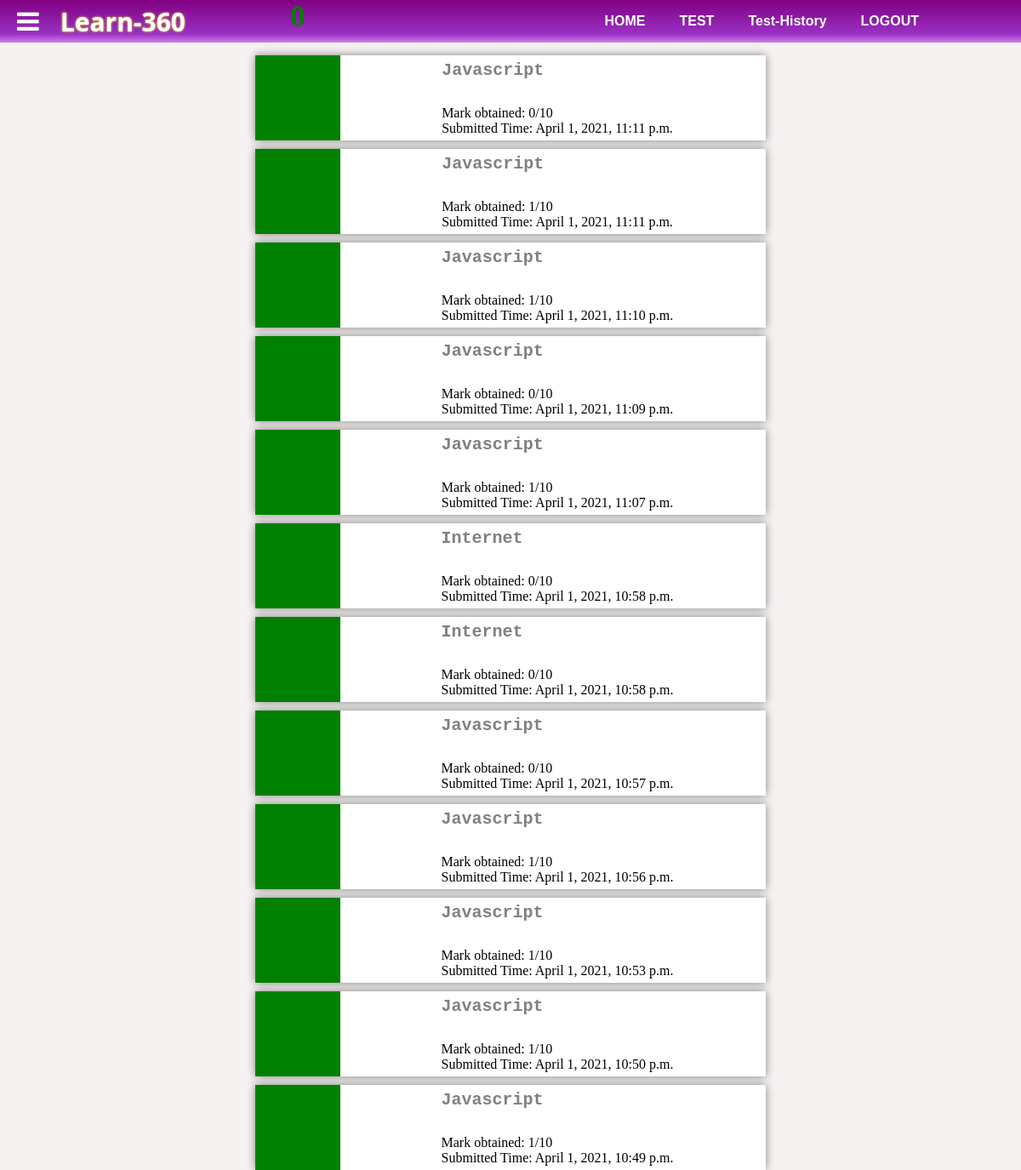
Page /exam/quiz/history/ (signed in) on the committed database.
### exam/models.py (models this page shows, shortened)
class UserSubjectsheet(models.Model):
    attempted = models.SmallIntegerField(default=0)
    user = models.ForeignKey(Learn360User,default=None, on_delete=models.CASCADE)
    exam_subject_id = models.ForeignKey(ExamSubject,default=None, on_delete=models.CASCADE)
    total_mark = models.SmallIntegerField(default=0)
    submitted_on = models.DateTimeField(default=datetime.now, blank=True,null=True)

class ExamSubject(models.Model):
    subject = models.CharField(max_length=250,default=None)
    total_mark = models.PositiveSmallIntegerField(default=0)
    exam_time = models.DurationField(default=0)
    exam_start_time = models.DateTimeField(default=datetime.now, blank=True,null=True)
    exam_created_by = models.ForeignKey(Learn360User, default=None, on_delete=models.CASCADE)
    subject_image = models.ImageField(upload_to='media/exam_subject/')
    no_of_attempt = models.PositiveSmallIntegerField(default=1)

### exam/views.py (the view)
# urls.py: path('quiz/history/',test_history,name='test_history'),
@login_required(login_url='/user/accounts/login/')
def test_history(request):
    USS = UserSubjectsheet.objects.filter(user=request.user.id).all().order_by('-submitted_on')
    params = {
        'USS':USS,
    }
    return render(request,'home/testhistory.html',params)

### templates/home/testhistory.html (shortened to what this page needs)
{% extends "home/base1.html" %}
{% load static %}
{% block head %}
<link
rel="stylesheet"
type="text/css"
href="{% static 'css/testhistory.css' %}"
/>{% endblock %}
{% block content %}
    <div class="container" style="margin-top: 65px;">
    {% for i in USS %}
    <div class="history-container">
      <div class="score">
        <p id="test-score">{{i.total_mark}}</p>
      </div>
      <div class="subject">
        <div class="subject-name">
          <h6>{{i.exam_subject_id.subject}}</h6>
          <div class="data">
        Mark obtained: {{i.total_mark}}/{{i.exam_subject_id.total_mark}}<br>
        Submitted Time: {{i.submitted_on}}
          </div>
        </div>
      </div>
    </div>
    {% endfor %}
</div>
{% endblock %} {% block footer %} {% endblock %}

### static/css/index.css (style rules this page uses)
body { margin:0; padding:0; }

### static/css/testhistory.css (style rules this page uses)
body { background-color: rgb(247, 242, 242); }
.history-container { width:95%; height:100px; margin:auto; margin-top:10px; display: flex; background-color:white; box-shadow: 0px 0px 10px grey; }
.history-container .score { width:100px; background-color:green; text-align: center; padding-top:5px; }
.history-container .score p { color:green; font-size: 35px; font-weight:bolder; position: absolute; margin-top:-70px; width:100px; }
.history-container .subject { padding-left: 10px; display: block; margin:auto; }
.history-container .subject-name { margin-left:0px; }
.history-container h6 { font-size:20px; margin: 0; color:grey; font-family: monospace; padding-bottom:30px; }
@media only screen and (min-width: 768px) { .history-container { width:50%; } }
@media only screen and (min-width: 768px) { .subject { display:flex; } }

### rows in the picture
UserSubjectsheet: total_mark "0", exam_subject_id.subject "Javascript", exam_subject_id.total_mark "10", submitted_on "April 1, 2021, 11:11 p.m."
UserSubjectsheet: exam_subject_id.subject "Javascript", total_mark "1", exam_subject_id.total_mark "10", submitted_on "April 1, 2021, 11:11 p.m."
UserSubjectsheet: exam_subject_id.subject "Javascript", total_mark "1", exam_subject_id.total_mark "10", submitted_on "April 1, 2021, 11:10 p.m."
UserSubjectsheet: exam_subject_id.subject "Javascript", total_mark "0", exam_subject_id.total_mark "10", submitted_on "April 1, 2021, 11:09 p.m."
UserSubjectsheet: exam_subject_id.subject "Javascript", total_mark "1", exam_subject_id.total_mark "10", submitted_on "April 1, 2021, 11:07 p.m."
UserSubjectsheet: exam_subject_id.subject "Internet", total_mark "0", exam_subject_id.total_mark "10", submitted_on "April 1, 2021, 10:58 p.m."
UserSubjectsheet: exam_subject_id.subject "Internet", total_mark "0", exam_subject_id.total_mark "10", submitted_on "April 1, 2021, 10:58 p.m."
UserSubjectsheet: exam_subject_id.subject "Javascript", total_mark "0", exam_subject_id.total_mark "10", submitted_on "April 1, 2021, 10:57 p.m."
UserSubjectsheet: exam_subject_id.subject "Javascript", total_mark "1", exam_subject_id.total_mark "10", submitted_on "April 1, 2021, 10:56 p.m."
UserSubjectsheet: exam_subject_id.subject "Javascript", total_mark "1", exam_subject_id.total_mark "10", submitted_on "April 1, 2021, 10:53 p.m."
UserSubjectsheet: exam_subject_id.subject "Javascript", total_mark "1", exam_subject_id.total_mark "10", submitted_on "April 1, 2021, 10:50 p.m."
UserSubjectsheet: exam_subject_id.subject "Javascript", total_mark "1", exam_subject_id.total_mark "10", submitted_on "April 1, 2021, 10:49 p.m."
